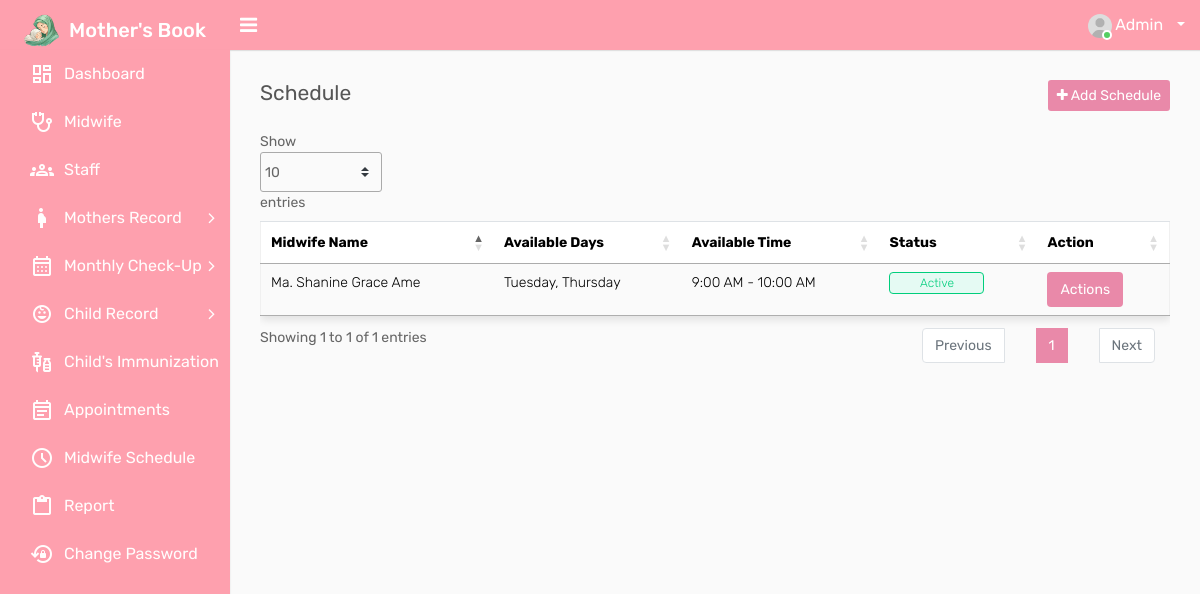
Screenshot of /login/system/schedule.php (signed in) with the database file from the repository.
### tables this page shows
CREATE TABLE `tbl_schedule` (
  `id` int(11) NOT NULL,
  `doctor_name` varchar(250) NOT NULL,
  `available_days` text NOT NULL,
  `start_time` varchar(250) NOT NULL,
  `end_time` varchar(250) NOT NULL,
  `message` text NOT NULL,
  `status` tinyint(4) NOT NULL COMMENT '1=Active, 0=Inactive',
  `created_at` timestamp NOT NULL DEFAULT current_timestamp() ON UPDATE current_timestamp()
);

### login/system/schedule.php (the view, shortened to what this page needs)
<?php
include('header.php');
include('includes/connection.php');
?>
        <div class="page-wrapper">
            <div class="content">
                <div class="row">
                    <div class="col-sm-4 col-3">
                        <h4 class="page-title">Schedule</h4>
                    </div>
                    <?php
            if ($_SESSION['role'] == 1 || $_SESSION['role'] == 3) { ?>
                    <div class="col-sm-8 col-9 text-right m-b-20">
                        <a href="add-schedule.php" class="btn btn-primary btn-sm float-right"><i class="fa fa-plus"></i> Add Schedule</a>
                    </div>
                    <?php } ?>
                </div>
                <div class="table-responsive">
                                    <table class="datatable table table-stripped ">
                                    <thead>
                                        <tr>
                                            <th>Midwife Name</th>
                                            <th>Available Days</th>
                                            <th>Available Time</th>
                                            <th>Status</th>
                                            <th>Action</th>
                                        </tr>
                                    </thead>
                                    <tbody>
                                        <?php
                                        $fetch_query = mysqli_query($connection, "select * from tbl_schedule");
                                        while($row = mysqli_fetch_array($fetch_query))
                                        {
                                        ?>
                                        <tr>
                                            <td><?php echo $row['doctor_name']; ?></td>
                                            <td><?php echo $row['available_days']; ?></td>
                                            <td><?php echo $row['start_time'].' - '.$row['end_time']; ?></td>
                                            <?php if($row['status']==1) { ?>
                                            <td><span class="custom-badge status-green">Active</span></td>
                                        <?php } else {?>
                                            <td><span class="custom-badge status-red">Inactive</span></td>
                                        <?php } ?>
                                            <td>
                                            <div class="dropdown dropdown-action">
                                                <button class="btn btn-primary dropdown-toggle" type="button" id="dropdownMenuButton" data-toggle="dropdown" aria-haspopup="true" aria-expanded="false">
                                                    Actions
                                                </button>
                                            </div>
                                        </td>
                                        </tr>
                                    <?php } ?>
                                    </tbody>
                                </table>
                            </div>
            </div>
        </div>
<?php
include('footer.php');
?>

### rows the page displays
tbl_schedule: doctor_name "Ma. Shanine Grace Ame", available_days "Tuesday, Thursday", start_time "9:00 AM", end_time "10:00 AM", status "Active"
